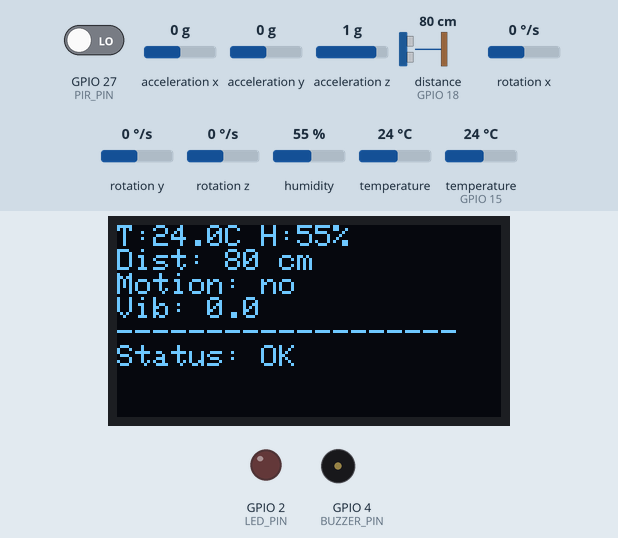
This sketch was run on a simulated ESP32. Parts: 128×64 one-colour display, output pins drawn as LEDs (lit = HIGH), buzzer (waves = sounding). Wiring (from diagram.json): ultrasonic range finder: trigger GPIO 5; echo GPIO 18. Dashed ring = blinking. Inputs (shaded band) come from the test bench; at power-on: acceleration x 0 g, GPIO 27 (PIR_PIN) LOW, distance to the obstacle (sensor on GPIO 18) 80 cm, humidity 55 %, temperature (sensor on GPIO 15) 24 °C, acceleration y 0 g, acceleration z 1 g, rotation x 0 °/s, rotation y 0 °/s, rotation z 0 °/s, temperature 24 °C. The echo pulse lasts 58.3 µs per cm; pins used as bus, display or sensor lines are not drawn; what the sketch prints to the serial monitor is not drawn.

Above: at 2.7 s.
2.8 s: acceleration x set to -0.7 g
At 3.8 s:
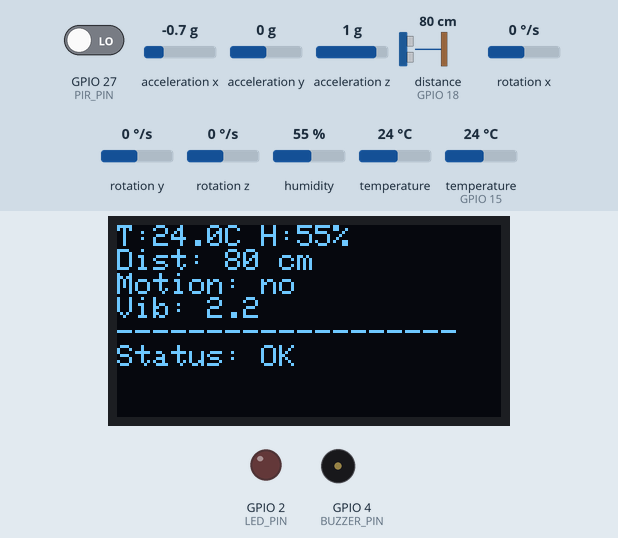
4.3 s: acceleration x set to -1 g
At 4.58 s:
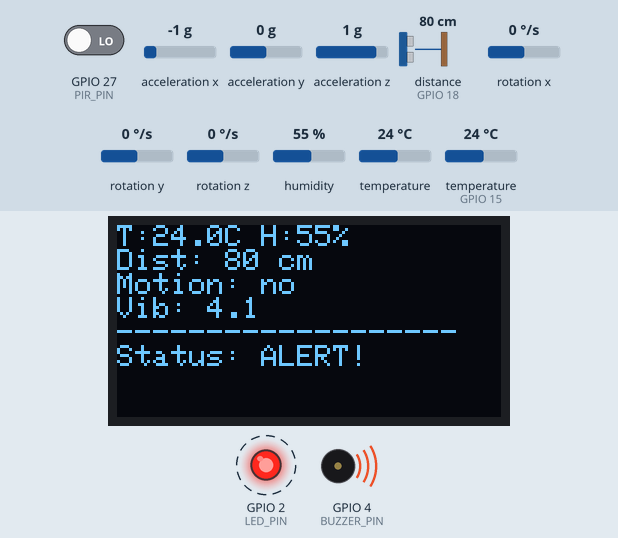
6.7 s: GPIO 27 (PIR_PIN) driven HIGH
At 7.17 s:
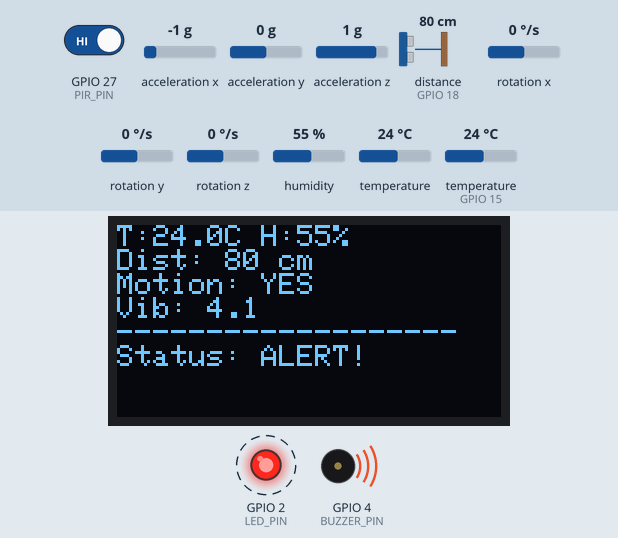
9.0 s: distance to the obstacle (sensor on GPIO 18) set to 2 cm
At 9.5 s:
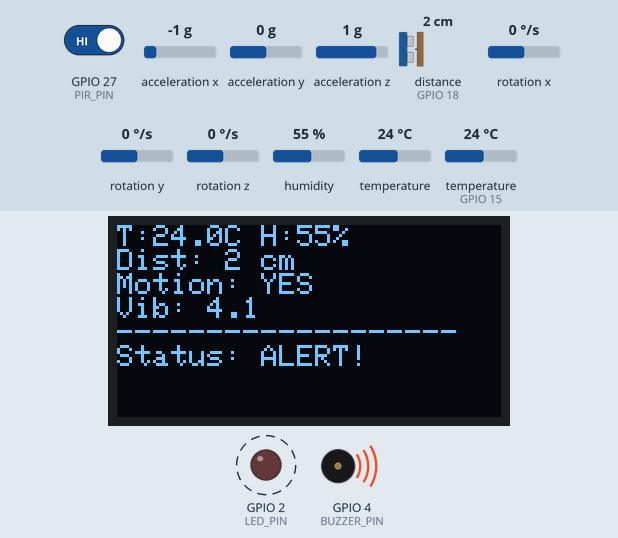
10.6 s: humidity set to 22 %
At 12.82 s:
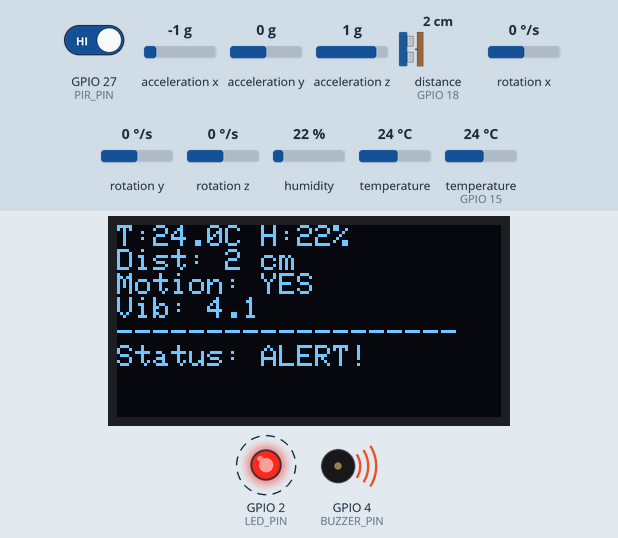
13.9 s: temperature (sensor on GPIO 15) set to 12 °C
At 14.87 s:
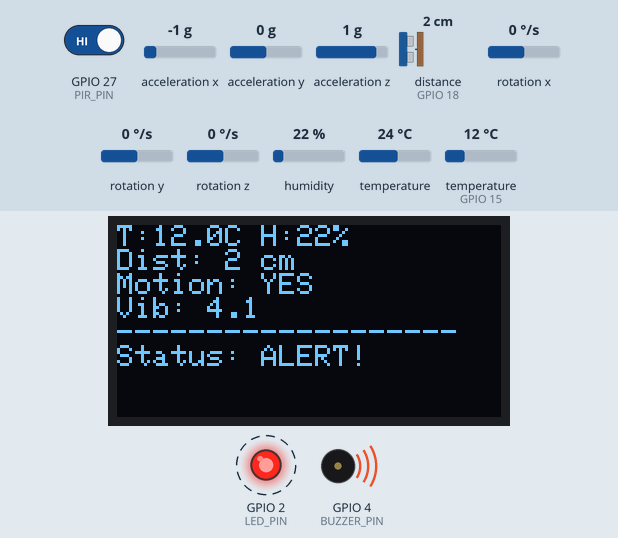
Timing chart, 0 to 16.9 s (numbered marks = the images above; inputs shaded):
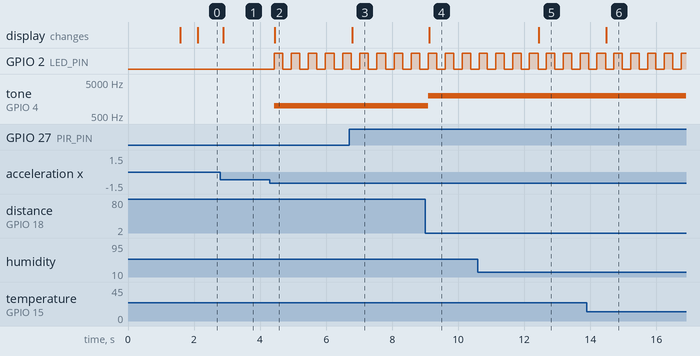

Measured:
- the behaviour switches between -0.8 and -0.9 g on acceleration x (found by bisection; images 1 and 2)
- after the input at 2.8 s, the display: changes after 0.09 s (image 1)
- after the input at 4.3 s, GPIO 2 (LED_PIN): alternates HIGH for 0.26 s and LOW for 0.26 s, starting after 0.12 s; tone on GPIO 4 (BUZZER_PIN): silent → 1000 Hz after 0.12 s; the display: changes after 0.15 s (image 2)
- after the input at 6.7 s, the display: changes after 0.09 s (image 3)
- after the input at 9.0 s, tone on GPIO 4 (BUZZER_PIN): 1000 Hz → 2000 Hz after 0.10 s; the display: changes after 0.12 s (image 4)
- after the input at 10.6 s, the display: changes after 1.8 s (image 5)
- after the input at 13.9 s, the display: changes after 0.59 s (image 6)

The sketch:

sketch.ino
```cpp
// ESP32 AUTONOMOUS ENVIRONMENTAL MONITORING SYSTEM
// ESP32 Autonomous Environmental Monitoring System
#include <Wire.h>
#include <DHT.h>
#include <Adafruit_GFX.h>
#include <Adafruit_SSD1306.h>
#include <Adafruit_MPU6050.h>

#define TRIG_PIN   5
#define ECHO_PIN   18
#define BUZZER_PIN 4
#define LED_PIN    2
#define DHT_PIN    15
#define PIR_PIN    27
#define SDA_PIN    21
#define SCL_PIN    22

#define TEMP_MAX       35.0
#define HUM_MAX        80.0
#define DIST_MIN       30.0
#define VIBRATION_MAX  3.0

#define DHTTYPE DHT22
DHT dht(DHT_PIN, DHTTYPE);
Adafruit_SSD1306 display(128, 64, &Wire, -1);
Adafruit_MPU6050 mpu;

float temperature = 0, humidity = 0, distance = 0, vibration = 0;
bool motion = false;
bool mpuOk = false;

unsigned long lastDHT = 0, lastSensors = 0, lastBlink = 0;
bool ledState = false;

float readDistance() {
  digitalWrite(TRIG_PIN, LOW);
  delayMicroseconds(2);
  digitalWrite(TRIG_PIN, HIGH);
  delayMicroseconds(10);
  digitalWrite(TRIG_PIN, LOW);
  long duration = pulseIn(ECHO_PIN, HIGH, 30000);
  if (duration == 0) return -1;
  return duration * 0.0343 / 2;
}

void readMPU() {
  if (!mpuOk) return;
  sensors_event_t a, g, t;
  mpu.getEvent(&a, &g, &t);
  float mag = sqrt(a.acceleration.x * a.acceleration.x +
                   a.acceleration.y * a.acceleration.y +
                   a.acceleration.z * a.acceleration.z);
  vibration = fabs(mag - 9.81);
}

void setup() {
  Serial.begin(115200);
  pinMode(TRIG_PIN, OUTPUT);
  pinMode(ECHO_PIN, INPUT);
  pinMode(BUZZER_PIN, OUTPUT);
  pinMode(LED_PIN, OUTPUT);
  pinMode(PIR_PIN, INPUT);

  Wire.begin(SDA_PIN, SCL_PIN);
  dht.begin();

  if (!display.begin(SSD1306_SWITCHCAPVCC, 0x3C)) {
    Serial.println("OLED not found");
  }
  display.clearDisplay();
  display.setTextColor(SSD1306_WHITE);
  display.setTextSize(1);
  display.setCursor(0, 0);
  display.println("Environmental");
  display.println("Monitoring System");
  display.println("Starting...");
  display.display();

  mpuOk = mpu.begin(0x68);
  if (!mpuOk) Serial.println("MPU6050 not found");

  delay(1500);
}

void loop() {
  unsigned long now = millis();

  if (now - lastDHT >= 2000) {
    lastDHT = now;
    float t = dht.readTemperature();
    float h = dht.readHumidity();
    if (!isnan(t)) temperature = t;
    if (!isnan(h)) humidity = h;
  }

  if (now - lastSensors >= 200) {
    lastSensors = now;
    distance = readDistance();
    motion = digitalRead(PIR_PIN) == HIGH;
    readMPU();
  }

  bool tempAlarm = temperature > TEMP_MAX;
  bool humAlarm  = humidity > HUM_MAX;
  bool distAlarm = (distance > 0 && distance < DIST_MIN);
  bool vibAlarm  = vibration > VIBRATION_MAX;
  bool anyAlarm  = tempAlarm || humAlarm || distAlarm || motion || vibAlarm;

  if (anyAlarm) {
    if (now - lastBlink >= 250) {
      lastBlink = now;
      ledState = !ledState;
      digitalWrite(LED_PIN, ledState);
    }
    tone(BUZZER_PIN, distAlarm ? 2000 : 1000);
  } else {
    noTone(BUZZER_PIN);
    digitalWrite(LED_PIN, LOW);
    ledState = false;
  }

  display.clearDisplay();
  display.setCursor(0, 0);
  display.print("T:");  display.print(temperature, 1);
  display.print("C H:"); display.print(humidity, 0); display.println("%");
  display.print("Dist: ");
  if (distance < 0) display.println("--");
  else { display.print(distance, 0); display.println(" cm"); }
  display.print("Motion: "); display.println(motion ? "YES" : "no");
  display.print("Vib: "); display.println(vibration, 1);
  display.println("-------------------");
  display.print("Status: "); display.println(anyAlarm ? "ALERT!" : "OK");
  display.display();

  Serial.printf("T=%.1fC H=%.0f%% Dist=%.0fcm Motion=%d Vib=%.1f %s\n",
                temperature, humidity, distance, motion, vibration,
                anyAlarm ? "[ALERT]" : "[OK]");

  delay(100);
}
```
